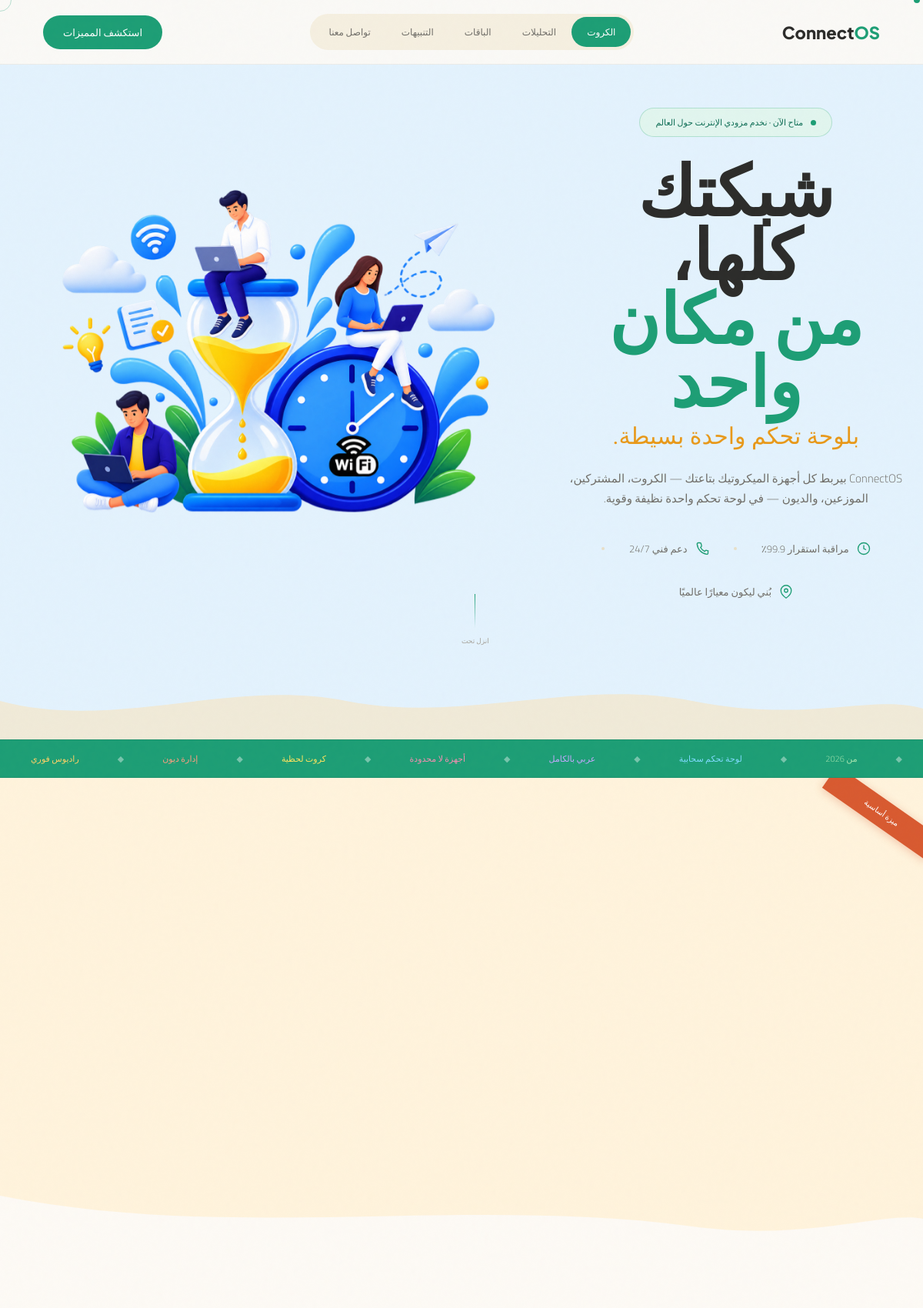
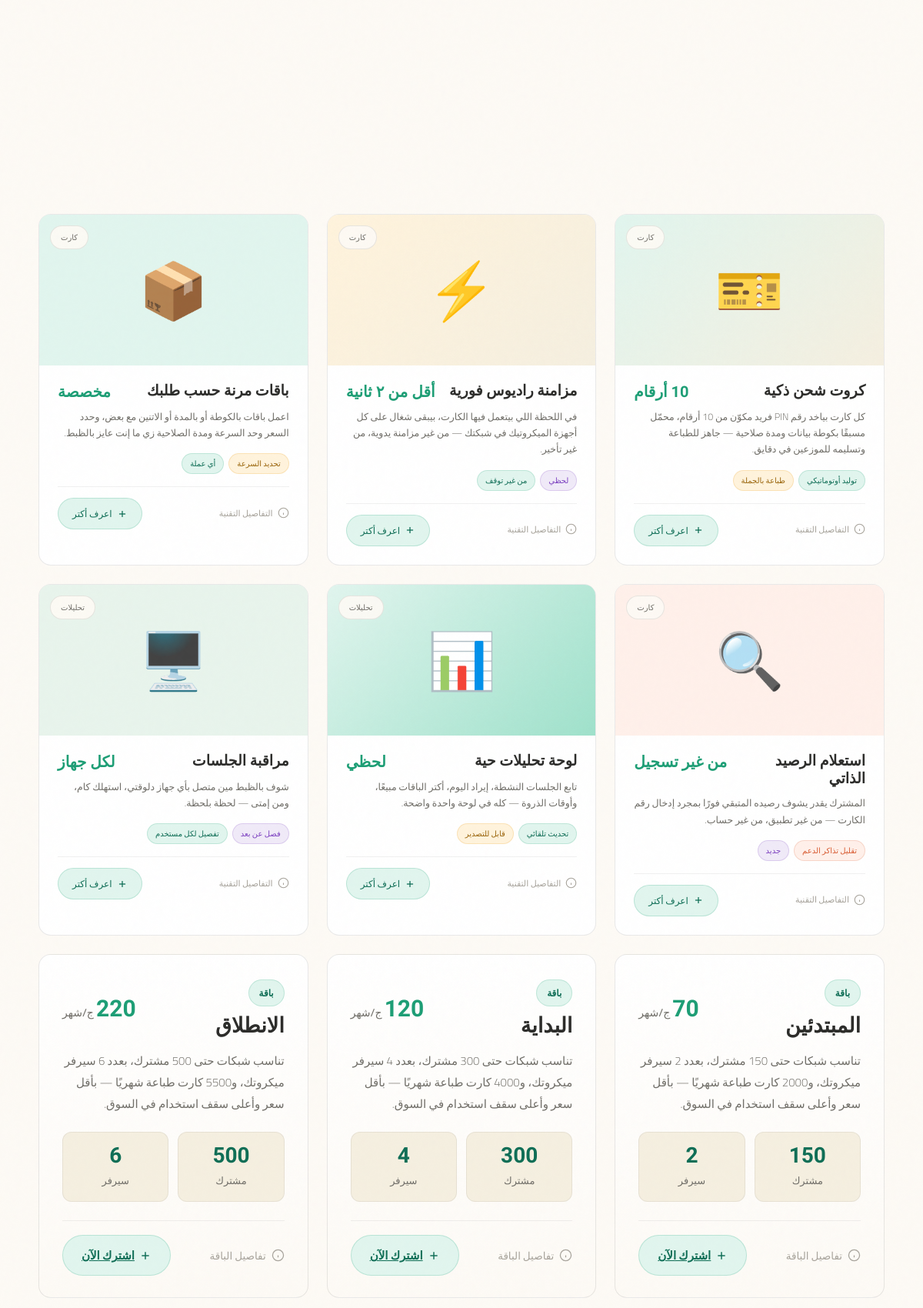
The page / (upper part) on the database its author committed (2 pictures, top to bottom).
### core/models.py (models this page shows, shortened)
class PlatformPlan(models.Model):
    name = models.CharField("اسم الباقة", max_length=100)
    max_clients = models.PositiveIntegerField("أقصى عدد مشتركين")
    max_servers = models.PositiveIntegerField("أقصى عدد سيرفرات")
    max_print_cards = models.PositiveIntegerField("أقصى عدد كروت طباعة")
    price_monthly = models.DecimalField("السعر الشهري (جنيه)", max_digits=8, decimal_places=2)
    is_featured = models.BooleanField("الأكثر طلبًا", default=False)
    order = models.PositiveIntegerField("الترتيب في العرض", default=0)
    is_active = models.BooleanField("متاحة للاشتراك", default=True)
    class Meta:
        verbose_name = "باقة اشتراك المنصة"
        verbose_name_plural = "باقات اشتراك المنصة"
        ordering = ["order", "price_monthly"]

### core/views.py (the view)
# urls.py: path("", views.landing, name="landing"),
def landing(request):
    if request.user.is_authenticated:
        return redirect("dashboard:home")
    platform_plans = PlatformPlan.objects.filter(is_active=True)
    return render(request, "core/landing.html", {"platform_plans": platform_plans})

### core/context_processors.py (called while the page is built, shortened)
def company_status(request):
    user = getattr(request, "user", None)
    if not user or not getattr(user, "is_authenticated", False):
        return {}

### core/templates/core/landing.html (shortened to what this page needs)
{% load static %}
<!DOCTYPE html>
<html lang="ar" dir="rtl">
<head>
<link rel="stylesheet" href="{% static 'css/landing-shack-ar.css' %}">
</head>
<body>
<nav id="main-nav">
	<a href="#" class="nav-logo">Connect<span>OS</span></a>
	<ul class="nav-cats" id="nav-cats">
		<li><a href="#vouchers" class="active" data-cat="sandwiches">الكروت</a></li>
		<li><a href="#analytics" data-cat="bowls">التحليلات</a></li>
		<li><a href="#devices" data-cat="sides">الباقات</a></li>
		<li><a href="#alerts" data-cat="drinks">التنبيهات</a></li>
		<li><a href="#contact">تواصل معنا</a></li>
	</ul>
	<a href="#menu" class="nav-cta">استكشف المميزات</a>
</nav>
<main class="hero">
	<div class="hero-inner">
	<div class="hero-content">
		<div class="hero-badge">
			<span class="hero-badge-dot"></span>
			متاح الآن · نخدم مزودي الإنترنت حول العالم
		</div>
		<h1>
			شبكتك كلها،<br>
			<em>من مكان واحد</em>
			<span class="sub-line">بلوحة تحكم واحدة بسيطة.</span>
		</h1>
		<p class="hero-desc">ConnectOS بيربط كل أجهزة الميكروتيك بتاعتك — الكروت، المشتركين، الموزعين، والديون — في لوحة تحكم واحدة نظيفة وقوية.</p>
		<div class="hero-meta">
			<div class="hero-meta-item">
				<svg viewBox="0 0 24 24">
					<circle cx="12" cy="12" r="10" />
					<polyline points="12 6 12 12 16 14" />
				</svg>
				مراقبة استقرار 99.9٪
			</div>
			<span class="hero-meta-sep"></span>
			<div class="hero-meta-item">
				<svg viewBox="0 0 24 24">
					<path d="M22 16.92v3a2 2 0 01-2.18 2A19.8 19.8 0 013.08 4.18 2 2 0 015.07 2h3a2 2 0 012 1.72c.127.96.361 1.903.7 2.81a2 2 0 01-.45 2.11L9.09 9.91a16 16 0 006.99 7l1.27-1.27a2 2 0 012.11-.45c.907.339 1.85.573 2.81.7A2 2 0 0122 16.92z" />
				</svg>
				دعم فني 24/7
			</div>
			<span class="hero-meta-sep"></span>
			<div class="hero-meta-item">
				<svg viewBox="0 0 24 24">
					<path d="M21 10c0 7-9 13-9 13s-9-6-9-13a9 9 0 0118 0z" />
					<circle cx="12" cy="10" r="3" />
				</svg>
				بُني ليكون معيارًا عالميًا
			</div>
		</div>
	</div>
	<div class="hero-image">
		<img src="{% static 'images/55488213.png' %}" alt="ConnectOS — منصة إدارة شبكات الإنترنت">
	</div>
	</div>
	<div class="hero-scroll">
		انزل تحت
	</div>
</main>
<div class="wave-divider" aria-hidden="true">
	<svg viewBox="0 0 1440 80" xmlns="http://www.w3.org/2000/svg" preserveAspectRatio="none" style="height:80px;background:#E3F2FD;">
		<path d="M0,80 L0,30 C180,70 360,0 540,30 C720,60 900,0 1080,30 C1260,60 1360,20 1440,40 L1440,80 Z" fill="#F0EAD8" />
	</svg>
</div>
<div class="marquee-wrap" aria-hidden="true">
	<div class="marquee-inner">
		<span class="mq-1">راديوس فوري</span><span class="dot">◆</span>
		<span class="mq-2">إدارة ديون</span><span class="dot">◆</span>
		<span class="mq-3">كروت لحظية</span><span class="dot">◆</span>
		<span class="mq-4">أجهزة لا محدودة</span><span class="dot">◆</span>
		<span class="mq-5">عربي بالكامل</span><span class="dot">◆</span>
		<span class="mq-6">لوحة تحكم سحابية</span><span class="dot">◆</span>
		<span class="mq-7">من 2026</span><span class="dot">◆</span>
		<span class="mq-1">راديوس فوري</span><span class="dot">◆</span>
	</div>
</div>
<section class="special-section" id="special">
	<div class="special-ribbon">ميزة أساسية</div>
	<div class="special-inner">
	</div>
</section>
<div class="wave-divider" aria-hidden="true">
	<svg viewBox="0 0 1440 60" xmlns="http://www.w3.org/2000/svg" preserveAspectRatio="none" style="height:60px;background:#FFF3DC;">
		<path d="M0,0 C360,60 720,0 1080,40 C1260,60 1380,20 1440,30 L1440,60 L0,60 Z" fill="#FDFAF5" />
	</svg>
</div>
<section class="menu-section" id="menu">
	<div class="container">
		<div class="menu-header">
		</div>
		<div class="menu-grid" id="menuGrid">
			<div class="menu-card reveal" data-cat="sandwich">
				<div class="card-img-wrap" style="background:linear-gradient(135deg,#E1F5EE,#F5EFE0);display:flex;align-items:center;justify-content:center;">
					<div class="icon-mark" style="font-size:72px;line-height:1;">🎫</div>
					<span class="card-cat-badge">كارت</span>
				</div>
				<div class="card-body">
					<div class="card-header">
						<span class="card-name">كروت شحن ذكية</span>
						<span class="card-price">10 أرقام</span>
					</div>
					<p class="card-desc">كل كارت بياخد رقم PIN فريد مكوّن من 10 أرقام، محمّل مسبقًا بكوطة بيانات ومدة صلاحية — جاهز للطباعة وتسليمه للموزعين في دقايق.</p>
					<div class="card-chips">
						<span class="card-chip chip-vegan">توليد أوتوماتيكي</span>
						<span class="card-chip chip-gf">طباعة بالجملة</span>
					</div>
					<div class="card-footer">
						<div class="tooltip-wrap">
							<button class="info-btn">
								<svg viewBox="0 0 24 24">
									<circle cx="12" cy="12" r="10" />
									<path d="M12 16v-4M12 8h.01" />
								</svg>
								التفاصيل التقنية
							</button>
						</div>
						<button class="add-btn">
							<svg viewBox="0 0 24 24">
								<line x1="12" y1="5" x2="12" y2="19" />
								<line x1="5" y1="12" x2="19" y2="12" />
							</svg>
							اعرف أكتر
						</button>
					</div>
				</div>
			</div>
			<div class="menu-card reveal" data-cat="sandwich" style="transition-delay:.07s">
				<div class="card-img-wrap" style="background:linear-gradient(135deg,#FFF3DC,#F5EFE0);display:flex;align-items:center;justify-content:center;">
					<div class="icon-mark" style="font-size:72px;line-height:1;">⚡</div>
					<span class="card-cat-badge">كارت</span>
				</div>
				<div class="card-body">
					<div class="card-header">
						<span class="card-name">مزامنة راديوس فورية</span>
						<span class="card-price">أقل من ٢ ثانية</span>
					</div>
					<p class="card-desc">في اللحظة اللي بيتعمل فيها الكارت، بيبقى شغال على كل أجهزة الميكروتيك في شبكتك — من غير مزامنة يدوية، من غير تأخير.</p>
					<div class="card-chips">
						<span class="card-chip chip-new">لحظي</span>
						<span class="card-chip chip-vegan">من غير توقف</span>
					</div>
					<div class="card-footer">
						<div class="tooltip-wrap">
							<button class="info-btn">
								<svg viewBox="0 0 24 24">
									<circle cx="12" cy="12" r="10" />
									<path d="M12 16v-4M12 8h.01" />
								</svg>
								التفاصيل التقنية
							</button>
						</div>
						<button class="add-btn">
							<svg viewBox="0 0 24 24">
								<line x1="12" y1="5" x2="12" y2="19" />
								<line x1="5" y1="12" x2="19" y2="12" />
							</svg>
							اعرف أكتر
						</button>
					</div>
				</div>
			</div>
			<div class="menu-card reveal" data-cat="sandwich" style="transition-delay:.14s">
				<div class="card-img-wrap" style="background:#E1F5EE;display:flex;align-items:center;justify-content:center;">
					<div class="icon-mark" style="font-size:72px;line-height:1;">📦</div>
					<span class="card-cat-badge">كارت</span>
				</div>
				<div class="card-body">
					<div class="card-header">
						<span class="card-name">باقات مرنة حسب طلبك</span>
						<span class="card-price">مخصصة</span>
					</div>
					<p class="card-desc">اعمل باقات بالكوطة أو بالمدة أو الاتنين مع بعض، وحدد السعر وحد السرعة ومدة الصلاحية زي ما إنت عايز بالظبط.</p>
					<div class="card-chips">
						<span class="card-chip chip-gf">تحديد السرعة</span>
						<span class="card-chip chip-vegan">أي عملة</span>
					</div>
					<div class="card-footer">
						<div class="tooltip-wrap">
							<button class="info-btn">
								<svg viewBox="0 0 24 24">
									<circle cx="12" cy="12" r="10" />
									<path d="M12 16v-4M12 8h.01" />
								</svg>
								التفاصيل التقنية
							</button>
						</div>
						<button class="add-btn">
							<svg viewBox="0 0 24 24">
								<line x1="12" y1="5" x2="12" y2="19" />
								<line x1="5" y1="12" x2="19" y2="12" />
							</svg>
							اعرف أكتر
						</button>
					</div>
				</div>
			</div>
			<div class="menu-card reveal" data-cat="sandwich" style="transition-delay:.21s">
				<div class="card-img-wrap" style="background:#FFF0EA;display:flex;align-items:center;justify-content:center;">
					<div class="icon-mark" style="font-size:72px;line-height:1;">🔍</div>
					<span class="card-cat-badge">كارت</span>
				</div>
				<div class="card-body">
					<div class="card-header">
						<span class="card-name">استعلام الرصيد الذاتي</span>
						<span class="card-price">من غير تسجيل</span>
					</div>
					<p class="card-desc">المشترك يقدر يشوف رصيده المتبقي فورًا بمجرد إدخال رقم الكارت — من غير تطبيق، من غير حساب.</p>
					<div class="card-chips">
						<span class="card-chip chip-spicy">تقليل تذاكر الدعم</span>
						<span class="card-chip chip-new">جديد</span>
					</div>
					<div class="card-footer">
						<div class="tooltip-wrap">
							<button class="info-btn">
								<svg viewBox="0 0 24 24">
									<circle cx="12" cy="12" r="10" />
									<path d="M12 16v-4M12 8h.01" />
								</svg>
								التفاصيل التقنية
							</button>
						</div>
						<button class="add-btn">
							<svg viewBox="0 0 24 24">
								<line x1="12" y1="5" x2="12" y2="19" />
								<line x1="5" y1="12" x2="19" y2="12" />
							</svg>
							اعرف أكتر
						</button>
					</div>
				</div>
			</div>
			<div class="menu-card reveal" data-cat="bowl" style="transition-delay:.07s">
				<div class="card-img-wrap" style="background:linear-gradient(135deg,#E1F5EE,#9FE1CB);display:flex;align-items:center;justify-content:center;">
					<div class="icon-mark" style="font-size:72px;line-height:1;">📊</div>
					<span class="card-cat-badge">تحليلات</span>
				</div>
				<div class="card-body">
					<div class="card-header">
						<span class="card-name">لوحة تحليلات حية</span>
						<span class="card-price">لحظي</span>
					</div>
					<p class="card-desc">تابع الجلسات النشطة، إيراد اليوم، أكتر الباقات مبيعًا، وأوقات الذروة — كله في لوحة واحدة واضحة.</p>
					<div class="card-chips">
						<span class="card-chip chip-vegan">تحديث تلقائي</span>
						<span class="card-chip chip-gf">قابل للتصدير</span>
					</div>
					<div class="card-footer">
						<div class="tooltip-wrap">
							<button class="info-btn">
								<svg viewBox="0 0 24 24">
									<circle cx="12" cy="12" r="10" />
									<path d="M12 16v-4M12 8h.01" />
								</svg>
								التفاصيل التقنية
							</button>
						</div>
						<button class="add-btn">
							<svg viewBox="0 0 24 24">
								<line x1="12" y1="5" x2="12" y2="19" />
								<line x1="5" y1="12" x2="19" y2="12" />
							</svg>
							اعرف أكتر
						</button>
					</div>
				</div>
			</div>
			<div class="menu-card reveal" data-cat="bowl" style="transition-delay:.14s">
				<div class="card-img-wrap" style="background:#E8F4EC;display:flex;align-items:center;justify-content:center;">
					<div class="icon-mark" style="font-size:72px;line-height:1;">🖥️</div>
					<span class="card-cat-badge">تحليلات</span>
				</div>
				<div class="card-body">
					<div class="card-header">
						<span class="card-name">مراقبة الجلسات</span>
						<span class="card-price">لكل جهاز</span>
					</div>
					<p class="card-desc">شوف بالظبط مين متصل بأي جهاز دلوقتي، استهلك كام، ومن إمتى — لحظة بلحظة.</p>
					<div class="card-chips">
						<span class="card-chip chip-new">فصل عن بعد</span>
						<span class="card-chip chip-vegan">تفصيل لكل مستخدم</span>
					</div>
					<div class="card-footer">
						<div class="tooltip-wrap">
							<button class="info-btn">
								<svg viewBox="0 0 24 24">
									<circle cx="12" cy="12" r="10" />
									<path d="M12 16v-4M12 8h.01" />
								</svg>
								التفاصيل التقنية
							</button>
						</div>
						<button class="add-btn">
							<svg viewBox="0 0 24 24">
								<line x1="12" y1="5" x2="12" y2="19" />
								<line x1="5" y1="12" x2="19" y2="12" />
							</svg>
							اعرف أكتر
						</button>
					</div>
				</div>
			</div>
			{% for plan in platform_plans %}
			<div class="menu-card plan-card reveal" data-cat="side" style="transition-delay:.05s">
				<div class="card-body">
					<div class="card-header">
						<div class="plan-name-wrap">
							<span class="plan-badge {% if plan.is_featured %}plan-badge-featured{% endif %}">{% if plan.is_featured %}⭐ الأكثر طلبًا{% else %}باقة{% endif %}</span>
							<span class="card-name">{{ plan.name }}</span>
						</div>
						<span class="card-price">{{ plan.price_monthly|floatformat:0 }}<small> ج/شهر</small></span>
					</div>
					<p class="card-desc">تناسب شبكات حتى {{ plan.max_clients }} مشترك، بعدد {{ plan.max_servers }} سيرفر ميكروتك، و{{ plan.max_print_cards }} كارت طباعة شهريًا — بأقل سعر وأعلى سقف استخدام في السوق.</p>
					<div class="plan-stats">
						<div class="plan-stat">
							<span class="plan-stat-val">{{ plan.max_clients }}</span>
							<span class="plan-stat-key">مشترك</span>
						</div>
						<div class="plan-stat">
							<span class="plan-stat-val">{{ plan.max_servers }}</span>
							<span class="plan-stat-key">سيرفر</span>
						</div>
					</div>
					<div class="card-footer">
						<div class="tooltip-wrap">
							<button class="info-btn" type="button">
								<svg viewBox="0 0 24 24">
									<circle cx="12" cy="12" r="10" />
									<path d="M12 16v-4M12 8h.01" />
								</svg>
								تفاصيل الباقة
							</button>
						</div>
						<a href="{% url 'core:subscribe' plan.id %}" class="add-btn">
							<svg viewBox="0 0 24 24">
								<line x1="12" y1="5" x2="12" y2="19" />
								<line x1="5" y1="12" x2="19" y2="12" />
							</svg>
							اشترك الآن
						</a>
					</div>
				</div>
			</div>
			{% endfor %}
		</div>
	</div>
</section>
</body>
</html>

### rows shown on the page
PlatformPlan: is_featured "باقة", name "المبتدئين", price_monthly "70", max_print_cards "2000", max_clients "150", max_servers "2"
PlatformPlan: is_featured "باقة", name "البداية", price_monthly "120", max_print_cards "4000", max_clients "300", max_servers "4"
PlatformPlan: is_featured "باقة", name "الانطلاق", price_monthly "220", max_print_cards "5500", max_clients "500", max_servers "6"
